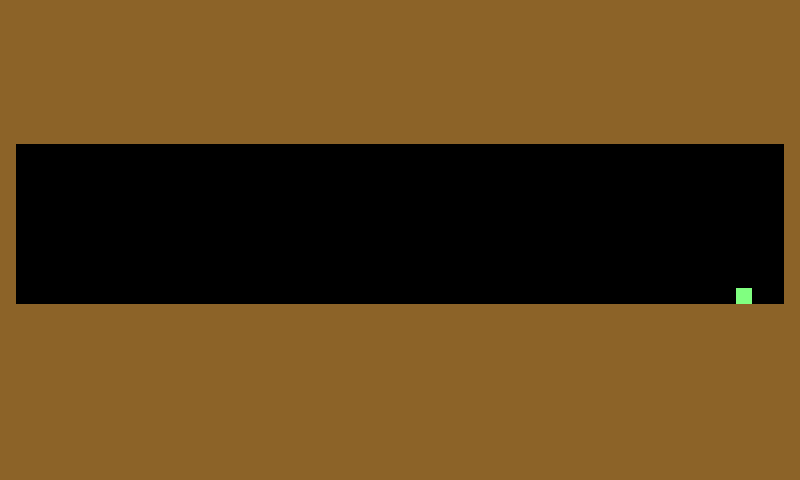

This game map was drawn from its Tiled (.tmx) file and the tilesets committed beside it. A one-line description and the trimmed map source follow:
An orthogonal 50x30 tile map with 16x16 px tiles, 1 tile layer (Tile Layer 1) and 6 objects (Entrance, Exit).

<map version="1.0" orientation="orthogonal" width="50" height="30" tilewidth="16" tileheight="16">
 <tileset firstgid="1" name="tiles" tilewidth="16" tileheight="16">
  <image source="tiles.png" width="320" height="240" />
 </tileset>
 <layer name="Tile Layer 1" width="50" height="30">
  <data>[1500 cells, 1021 non-empty, 2 distinct tile ids]</data>
 </layer>
 <objectgroup name="Object Layer 1" width="50" height="30">
  <object type="Entrance" x="32" y="160" width="16" height="16" />
  <object type="Exit" x="736" y="288" width="16" height="16">
   <properties>
    <property name="destination" value="0002.tmx" />
   </properties>
  </object>
 </objectgroup>
 <objectgroup name="Block" width="50" height="30">
  <properties>
   <property name="type" value="Block" />
  </properties>
  <object x="0" y="0" width="800" height="144" />
  <object x="0" y="304" width="800" height="176" />
  <object x="0" y="144" width="16" height="160" />
  <object x="784" y="144" width="16" height="160" />
 </objectgroup>
</map>
